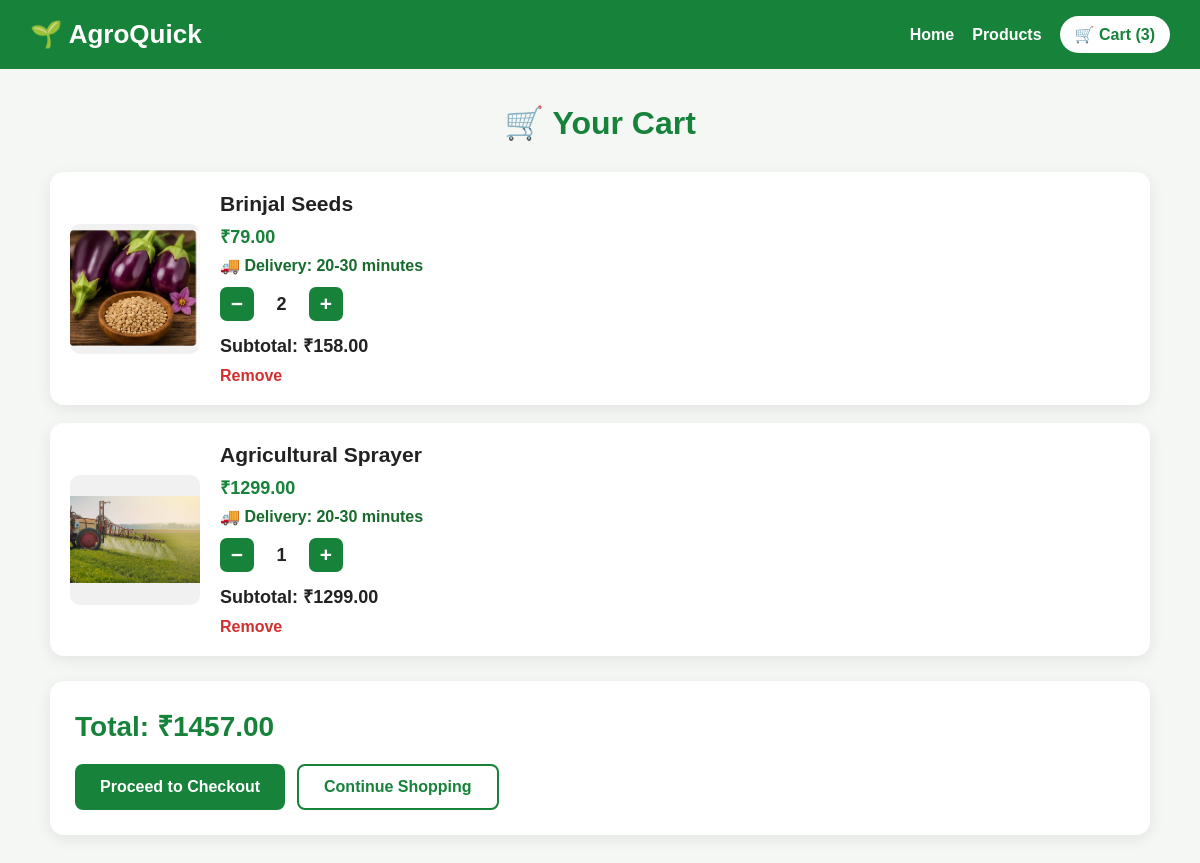
Before: /cart (signed in) with the older database file.
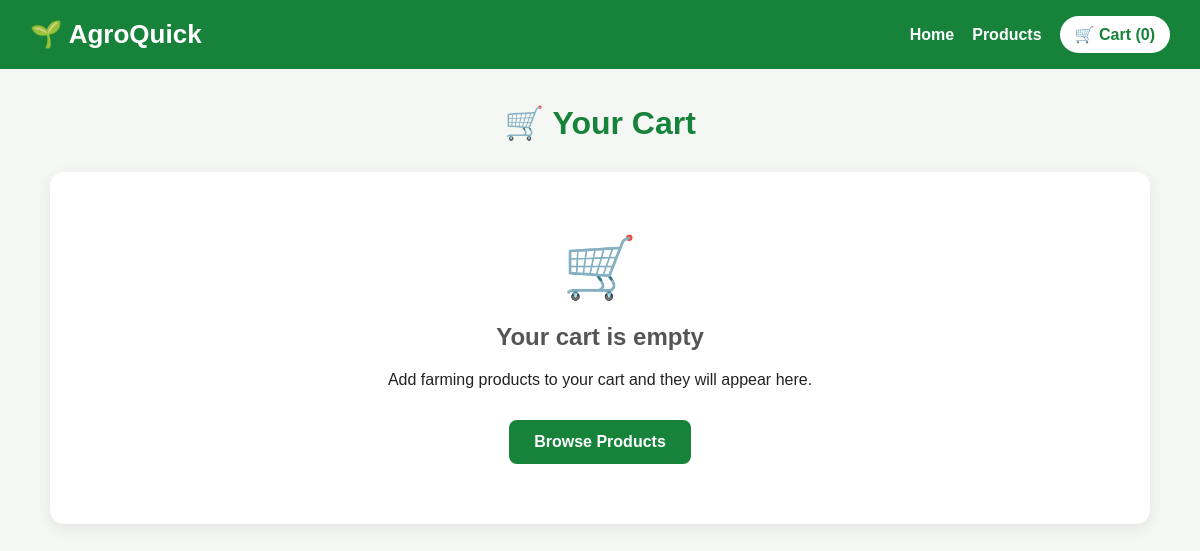
After: the same page with the newer database file.
### tables this page shows
CREATE TABLE cart_items (
            id INTEGER PRIMARY KEY AUTOINCREMENT,
            user_id INTEGER NOT NULL,
            product_id INTEGER NOT NULL,
            quantity INTEGER NOT NULL DEFAULT 1,
            UNIQUE(user_id, product_id)
        );

CREATE TABLE products (
            id INTEGER PRIMARY KEY AUTOINCREMENT,
            name TEXT NOT NULL,
            category_id INTEGER NOT NULL,
            price REAL NOT NULL,
            image TEXT,
            description TEXT,
            stock INTEGER DEFAULT 100, delivery_time TEXT DEFAULT '20-30 minutes', created_at TEXT,
            FOREIGN KEY (category_id) REFERENCES categories(id)
        );

### app.py (the view, shortened to what this page needs)
@app.route("/cart")
@location_required
def cart():
    user_id = session["user_id"]
    db = get_db()
    rows = db.execute(
        """
        SELECT
            p.id,
            p.name,
            p.price,
            p.image,
            p.stock,
            p.delivery_time,
            ci.quantity
        FROM cart_items ci
        JOIN products p ON ci.product_id=p.id
        WHERE ci.user_id=?
        ORDER BY ci.id DESC
        """,
        (user_id,)
    ).fetchall()
    items = []
    total = 0
    for row in rows:
        quantity = int(row["quantity"])
        stock = int(row["stock"] or 0)
        subtotal = float(row["price"]) * quantity
        total += subtotal
        items.append({
            "id": row["id"],
            "name": row["name"],
            "price": row["price"],
            "image": row["image"],
            "quantity": quantity,
            "subtotal": subtotal,
            "delivery_time":
                row["delivery_time"] or "20-30 minutes"
        })
    db.commit()
    db.close()
    return render_template(
        "cart.html",
        items=items,
        total=total
    )

### app.py (called while the page is built)
def get_db():
    db = sqlite3.connect(DATABASE)
    db.row_factory = sqlite3.Row
    return db

def location_required(function):
    @wraps(function)
    def wrapper(*args, **kwargs):
        if "user_id" not in session:
            return redirect(url_for("login"))
        if not session.get("user_location"):
            return redirect(url_for("location"))
        return function(*args, **kwargs)
    return wrapper

def cart_count():
    if "user_id" not in session:
        return 0
    db = get_db()
    row = db.execute(
        """
        SELECT COALESCE(SUM(quantity), 0) AS total
        FROM cart_items
        WHERE user_id=?
        """,
        (session["user_id"],)
    ).fetchone()
    db.close()
    return int(row["total"] or 0)

@app.context_processor
def globals_for_templates():
    return {
        "cart_count": cart_count(),
        "user_location": session.get("user_location"),
        "current_user_name": session.get("user_name"),
        "logged_in": "user_id" in session
    }

### templates/cart.html (shortened to what this page needs)
<!DOCTYPE html>
<html lang="en">
<head>
</head>
<body>
<nav>
    <a href="{{ url_for('home') }}" class="logo">
        🌱 AgroQuick
    </a>
    <div class="nav-links">
        <a href="{{ url_for('home') }}">
            Home
        </a>
        <a href="{{ url_for('products') }}">
            Products
        </a>
        <a href="{{ url_for('cart') }}" class="cart-link">
            🛒 Cart ({{ cart_count }})
        </a>
    </div>
</nav>
<div class="container">
    <h1>🛒 Your Cart</h1>
    {% if items %}
        {% for item in items %}
            <div class="cart-item">
                {% if item.image %}
                    <img
                        src="{{ url_for('static', filename='images/' ~ item.image) }}"
                        class="cart-image"
                        alt="{{ item.name }}"
                        onerror="this.style.display='none';"
                    >
                {% else %}
                    <div class="cart-image"></div>
                {% endif %}
                <div class="item-info">
                    <div class="item-name">
                        {{ item.name }}
                    </div>
                    <div class="price">
                        ₹{{ "%.2f"|format(item.price|float) }}
                    </div>
                    <div class="delivery">
                        🚚 Delivery: {{ item.delivery_time }}
                    </div>
                    <div class="quantity-box">
                        <a
                            href="{{ url_for('decrease', product_id=item.id) }}"
                            class="quantity-button"
                        >
                            −
                        </a>
                        <span class="quantity">
                            {{ item.quantity }}
                        </span>
                        <a
                            href="{{ url_for('increase', product_id=item.id) }}"
                            class="quantity-button"
                        >
                            +
                        </a>
                    </div>
                    <div class="subtotal">
                        Subtotal:
                        ₹{{ "%.2f"|format(item.subtotal|float) }}
                    </div>
                    <a
                        href="{{ url_for('remove_from_cart', product_id=item.id) }}"
                        class="remove"
                    >
                        Remove
                    </a>
                </div>
            </div>
        {% endfor %}
        <div class="summary">
            <div class="total">
                Total: ₹{{ "%.2f"|format(total|float) }}
            </div>
            <div class="buttons">
                <a
                    href="{{ url_for('checkout') }}"
                    class="checkout"
                >
                    Proceed to Checkout
                </a>
                <a
                    href="{{ url_for('products') }}"
                    class="continue"
                >
                    Continue Shopping
                </a>
            </div>
        </div>
    {% else %}
        <div class="empty">
            <div class="empty-icon">
                🛒
            </div>
            <h2>
                Your cart is empty
            </h2>
            <p>
                Add farming products to your cart and they will appear here.
            </p>
            <a
                href="{{ url_for('products') }}"
                class="shop"
            >
                Browse Products
            </a>
        </div>
    {% endif %}
</div>
</body>
</html>

### templates/cart.html (style rules this page uses)
* { box-sizing: border-box; }
body { margin: 0; font-family: Arial, sans-serif; background: #f5f7f5; color: #222; }
nav { background: #16823a; padding: 16px 30px; display: flex; justify-content: space-between; align-items: center; flex-wrap: wrap; }
.logo { color: white; text-decoration: none; font-size: 26px; font-weight: bold; }
.nav-links { display: flex; gap: 18px; align-items: center; flex-wrap: wrap; }
.nav-links a { color: white; text-decoration: none; font-weight: bold; }
.cart-link { background: white; color: #16823a !important; padding: 9px 15px; border-radius: 20px; }
.container { width: 92%; max-width: 1100px; margin: 35px auto; }
h1 { text-align: center; color: #16823a; margin-bottom: 30px; }
.empty { background: white; border-radius: 14px; padding: 60px 20px; text-align: center; box-shadow: 0 4px 15px rgba(0,0,0,0.08); }
.empty-icon { font-size: 60px; margin-bottom: 15px; }
.empty h2 { color: #555; }
.shop { display: inline-block; margin-top: 15px; background: #16823a; color: white; padding: 13px 25px; text-decoration: none; border-radius: 8px; font-weight: bold; }

Changed rows visible on the page:
removed cart_items: image (picture), name "Brinjal Seeds", delivery_time "20-30 minutes", quantity "2", subtotal "158.00"
no longer on this page (row edited): products: price "79.00"
removed cart_items: image (picture), name "Agricultural Sprayer", delivery_time "20-30 minutes", quantity "1", subtotal "1299.00"
no longer on this page (row edited): products: price "1299.00"
Other visible differences:
{{ cart_count }}: "3" → "0"
{{ "%.2f"|format(total|float) }}: "1457.00" → (not shown)
text no longer shown: "Total: ₹ Proceed to Checkout Continue Shopping"
text now shown: "🛒 Your cart is empty Add farming products to your cart and they will appear here. Browse Products"
